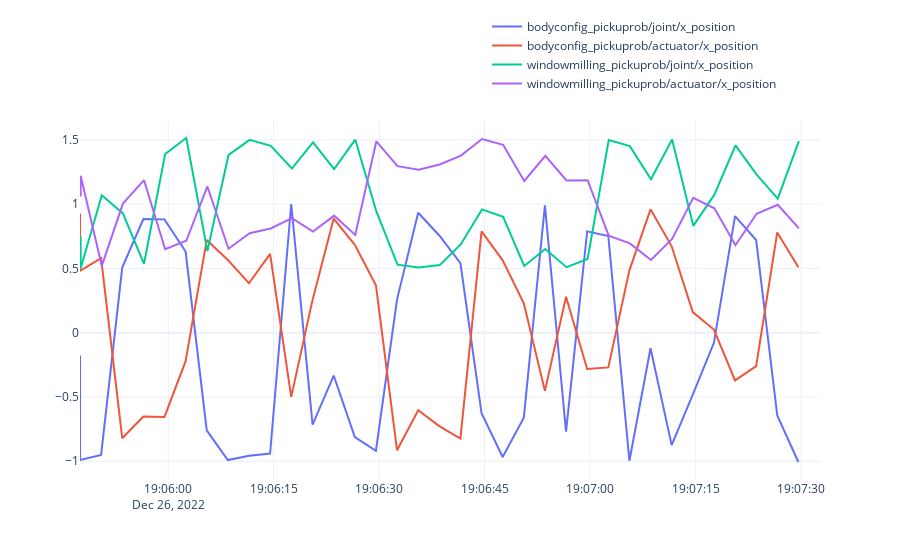

Here is the notebook cell this chart was saved with:
### Code cell
names = []
fig = go.Figure()
for i, (dev, t) in enumerate(zip(devs,ts)) :
    for j, row in dev.iterrows() :
        dev_uuid = row.uuid
        dev_class, mod_name, attrib_name = row['class'], row['mod'], row['attrib']
        if attrib_name not in  ['x_position'] : continue
        name = row.uuid + '/' + mod_name + '/' + attrib_name
        fig.add_trace(go.Scatter(x=t, y=row[val_cols],
                    mode='lines',
                    name=name))
        names.append(name)
fig.update_layout(legend=dict(
    yanchor="top",
    y=1.3,
    xanchor="left",
    x=0.55
))
fig.show()
